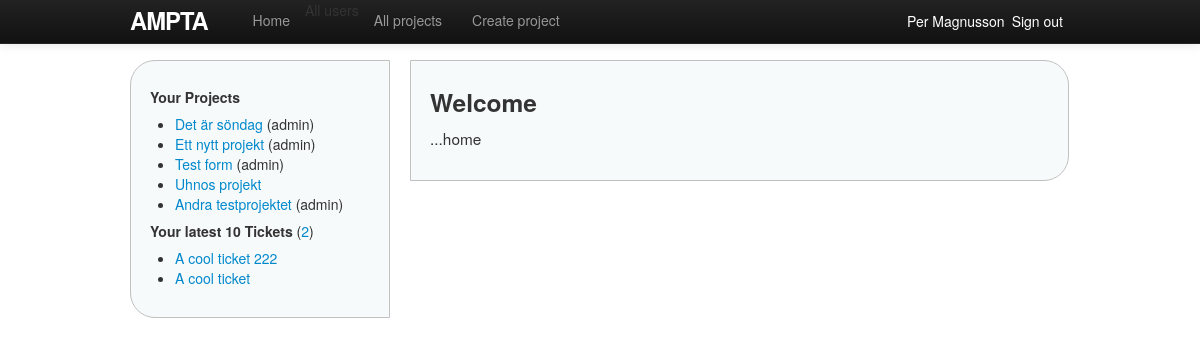
The app's page / (signed in) with its own data.
### ampta/models.py (models this page shows, shortened)
class Project(models.Model):
    name = models.CharField(max_length=20)
    description = models.TextField()
    start_date = models.DateField()
    end_date = models.DateField()
    users = models.ManyToManyField(User, related_name='projects')
    owner = models.ForeignKey(User, related_name='projects_owned_by_user')
    date_added = models.DateTimeField()
    date_updated = models.DateTimeField()
    def owned_by_user(self, user):
        return self.owner == user

class Ticket(models.Model):
    name = models.CharField(max_length=20)
    description = models.TextField()
    start_date = models.DateField();
    end_date = models.DateField();
    status = models.ForeignKey(Status, related_name='tickets')
    project = models.ForeignKey(Project, related_name='tickets')
    owner = models.ForeignKey(User, related_name='tickets')
    date_added = models.DateTimeField()
    date_updated = models.DateTimeField()

### ampta/views/views.py (the view)
# urls.py: url(r'^$', 'home_index', name='root'),
def home_index(request):
    return render(request, 'home/index.html', None)

### ampta/templatetags/custom_filters.py (called while the page is built)
@register.filter(name='user_projects')
def user_projects(user):
    projects = user.projects.order_by('-date_added')
    return projects

@register.filter(name='owned_by_user')
def owned_by_user(project, user):
    return project.owned_by_user(user)

### ampta/templates/home/index.html (shortened to what this page needs)
{% extends 'shared/base.html' %}
{% block content %}
<h3>Welcome</h3>
<p>...home</p>
{% endblock %}

### ampta/templates/shared/base.html (shortened to what this page needs)
<!DOCTYPE html>
<html>
	<head>
		{% block styles %}
			<link rel="stylesheet" type="text/css" href="{{ STATIC_URL }}styles/bootstrap.min.css">
			<link rel="stylesheet" type="text/css" href="{{ STATIC_URL }}styles/site.css">
		{% endblock %}
	</head>
	<body>
		<div class="container">
		<header>
			<nav class="navbar navbar-inverse navbar-fixed-top">
				<div class="navbar-inner">
					<div class="container">
						<a id="logo" class="brand">Ampta</a>
						<div class="nav-collapse collapse">
							<ul class="nav">
								<li>
									<a href="{% url home %}">Home</a>
								</li>
								<li>
									All users
								</li>
								<li {% if projects_active %}class="active"{% endif %}>
									<a href="{% url projects %}">All projects</a>
								</li>
								<li>
									<a href="{% url new_project %}">Create project</a>
								</li>
							</ul>
						</div>
						<span class="sign_out pull-right">Sign out</span>
						<span class="active_user pull-right">{{ user.get_full_name }}</span>
					</div>
				</div>
			</nav>
		</header>
		<div class="sidenav pull-left">
			{% include 'shared/_sidenav_projects_tickets.html' %}
		</div>
		<div class="main pull-left">
			{% block content %}{% endblock %}
		</div>
		</div>
	</body>
</html>

### ampta/templates/shared/_sidenav_projects_tickets.html (shortened to what this page needs)
{% load custom_filters %}
<h5>Your Projects</h5>
<ul>
{% with projects=user|user_projects %}
{% for p in projects.all %}
	<li>
		<a href="{% url project p.id %}">{{ p.name }}</a>
		{% if p|owned_by_user:user %}(admin){% endif %}
	</li>
{% endfor%}
{% endwith %}
</ul>
<h5>Your latest 10 Tickets
	<span class="countTickets">(<a href="{% url tickets %}">{{ user.tickets.count }}</a>)</span>
</h5>
<ul>
{% for t in user.tickets.all|dictsortreversed:"date_added"|slice:"10" %}
	<li><a href="{% url project_ticket t.project.id t.id %}">{{ t.name }}</a></li>
{% endfor %}
</ul>

### ampta/static/styles/site.css (style rules this page uses)
html { overflow-y: scroll; }
body { padding-top: 60px; }
h1, h2, h3, h4, h5, h6 { line-height: 1; }
p { font-size: 1.1em; line-height: 1.7em; }
#logo { float: left; margin-right: 10px; font-size: 1.7em; color: #fff; text-transform: uppercase; letter-spacing: -1px; padding-top: 9px; font-weight: bold; line-height: 1; }
.active_user, .sign_out { display: block; margin-top: 11px; margin-right: 7px; color: white; }
.sidenav { width: 220px; margin-right: 20px; padding: 9px; border: 1px solid #c0c0c0; background: #f7fafa; padding: 19px; border-radius: 25px 0 0 25px; -moz-border-radius: 25px 0 0 25px; }
.main { padding: 9px; width: 619px; border: 1px solid #c0c0c0; background: #f7fafa; padding: 19px; border-radius: 0 25px 25px 0; -moz-border-radius: 0 25px 25px 0; }
.countTickets { font-weight: normal; text-decoration: italic; }

### records on screen
Project: name "Det är söndag", shows "(admin)"
Project: name "Ett nytt projekt", shows "(admin)"
Project: name "Test form", shows "(admin)"
Project: name "Uhnos projekt"
Project: name "Andra testprojektet", shows "(admin)"
Ticket: name "A cool ticket 222"
Ticket: name "A cool ticket"

### other values on screen
{{ user.get_full_name }} "Per Magnusson"
{{ user.tickets.count }} "2"
